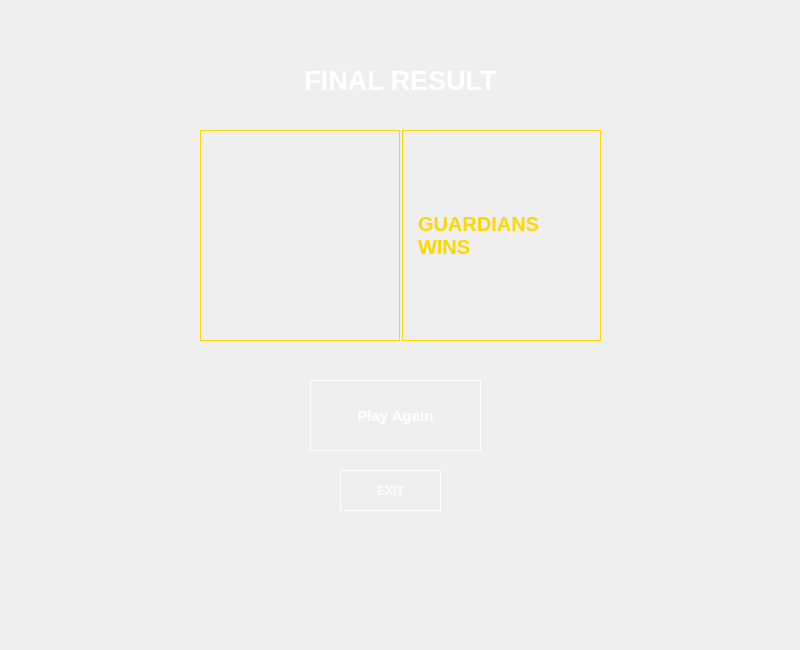
<?xml version="1.0" encoding="UTF-8"?>
<ui version="4.0">
 <class>ResultWindow</class>
 <widget class="QWidget" name="ResultWindow">
  <property name="geometry">
   <rect>
    <x>0</x>
    <y>0</y>
    <width>800</width>
    <height>650</height>
   </rect>
  </property>
  <property name="windowTitle">
   <string>Form</string>
  </property>
  <widget class="QPushButton" name="playAgainButton">
   <property name="geometry">
    <rect>
     <x>310</x>
     <y>380</y>
     <width>171</width>
     <height>71</height>
    </rect>
   </property>
   <property name="font">
    <font>
     <pointsize>11</pointsize>
     <bold>true</bold>
    </font>
   </property>
   <property name="cursor">
    <cursorShape>PointingHandCursor</cursorShape>
   </property>
   <property name="styleSheet">
    <string notr="true">QPushButton {
	color: white;
    text-transform: uppercase;
    padding: 15px 20px;
    background: qlineargradient(x1:0, y1:0, x2:0, y2:1,
    stop:0 rgba(4,1,46,1),
    stop:0.85 rgba(45,7,93,1),
    stop:1 rgba(80,5,80,1));
	border: 1px solid white;
}

QPushButton:hover {
	color: gold;
    text-transform: uppercase;
    background: qlineargradient(x1:0, y1:0, x2:0, y2:1,
    stop:0 rgba(4,1,46,1),
    stop:0.85 rgba(45,7,93,1),
    stop:1 rgba(80,5,80,1));
	border: 2px solid gold;
}</string>
   </property>
   <property name="text">
    <string>Play Again</string>
   </property>
  </widget>
  <widget class="QLabel" name="backgroundColor">
   <property name="geometry">
    <rect>
     <x>-20</x>
     <y>-20</y>
     <width>851</width>
     <height>681</height>
    </rect>
   </property>
   <property name="font">
    <font>
     <pointsize>10</pointsize>
     <bold>true</bold>
    </font>
   </property>
   <property name="styleSheet">
    <string notr="true"> background: qlineargradient(x1: 0, y1: 0, x2: 0, y2: 1,
                                stop: 0 rgba(6,2,68,1),
                                stop: 0.71 rgba(59,9,121,1),
                                stop: 1 rgba(124,66,21,1));</string>
   </property>
   <property name="text">
    <string/>
   </property>
  </widget>
  <widget class="QWidget" name="horizontalLayoutWidget">
   <property name="geometry">
    <rect>
     <x>200</x>
     <y>130</y>
     <width>401</width>
     <height>211</height>
    </rect>
   </property>
   <layout class="QHBoxLayout" name="horizontalLayout">
    <property name="spacing">
     <number>2</number>
    </property>
    <item>
     <widget class="QLabel" name="resultImage">
      <property name="font">
       <font>
        <pointsize>15</pointsize>
        <bold>true</bold>
       </font>
      </property>
      <property name="styleSheet">
       <string notr="true">	color: gold;
    text-transform: uppercase;
    padding: 5px 5px;
    background: qlineargradient(x1:0, y1:0, x2:0, y2:1,
    stop:0 rgba(4,1,46,1),
    stop:0.85 rgba(45,7,93,1),
    stop:1 rgba(80,5,80,1));
	border: 1px solid gold;</string>
      </property>
      <property name="text">
       <string/>
      </property>
      <property name="pixmap">
       <pixmap resource="Resources.qrc">:/images/images/guardian_result.png</pixmap>
      </property>
      <property name="scaledContents">
       <bool>true</bool>
      </property>
      <property name="alignment">
       <set>Qt::AlignCenter</set>
      </property>
     </widget>
    </item>
    <item>
     <widget class="QLabel" name="resultLabel">
      <property name="font">
       <font>
        <pointsize>15</pointsize>
        <bold>true</bold>
       </font>
      </property>
      <property name="styleSheet">
       <string notr="true">	color: gold;
    text-transform: uppercase;
    padding: 15px 10px;
    background: qlineargradient(x1:0, y1:0, x2:0, y2:1,
    stop:0 rgba(4,1,46,1),
    stop:0.85 rgba(45,7,93,1),
    stop:1 rgba(80,5,80,1));
	border: 1px solid gold;</string>
      </property>
      <property name="text">
       <string>GUARDIANS
WINS</string>
      </property>
      <property name="alignment">
       <set>Qt::AlignLeading|Qt::AlignLeft|Qt::AlignVCenter</set>
      </property>
     </widget>
    </item>
   </layout>
  </widget>
  <widget class="QPushButton" name="exitButton">
   <property name="geometry">
    <rect>
     <x>340</x>
     <y>470</y>
     <width>101</width>
     <height>41</height>
    </rect>
   </property>
   <property name="font">
    <font>
     <bold>true</bold>
    </font>
   </property>
   <property name="cursor">
    <cursorShape>PointingHandCursor</cursorShape>
   </property>
   <property name="styleSheet">
    <string notr="true">QPushButton {
	color: white;
    text-transform: uppercase;
    padding: 10px 10px;
    background: qlineargradient(x1:0, y1:0, x2:0, y2:1,
    stop:0 rgba(4,1,46,1),
    stop:0.85 rgba(45,7,93,1),
    stop:1 rgba(80,5,80,1));
	border: 1px solid white;
}

QPushButton:hover {
	color: gold;
    text-transform: uppercase;
    background: qlineargradient(x1:0, y1:0, x2:0, y2:1,
    stop:0 rgba(4,1,46,1),
    stop:0.85 rgba(45,7,93,1),
    stop:1 rgba(80,5,80,1));
	border: 2px solid gold;
}</string>
   </property>
   <property name="text">
    <string>EXIT</string>
   </property>
  </widget>
  <widget class="QLabel" name="resultTitle">
   <property name="geometry">
    <rect>
     <x>280</x>
     <y>60</y>
     <width>241</width>
     <height>41</height>
    </rect>
   </property>
   <property name="font">
    <font>
     <pointsize>20</pointsize>
     <bold>true</bold>
    </font>
   </property>
   <property name="styleSheet">
    <string notr="true">color: white;</string>
   </property>
   <property name="text">
    <string>FINAL RESULT</string>
   </property>
   <property name="alignment">
    <set>Qt::AlignCenter</set>
   </property>
  </widget>
  <widget class="QLabel" name="up_img">
   <property name="geometry">
    <rect>
     <x>-20</x>
     <y>-50</y>
     <width>861</width>
     <height>651</height>
    </rect>
   </property>
   <property name="text">
    <string/>
   </property>
   <property name="pixmap">
    <pixmap resource="Resources.qrc">:/images/images/up_bg.PNG</pixmap>
   </property>
   <property name="scaledContents">
    <bool>true</bool>
   </property>
  </widget>
  <widget class="QLabel" name="decor_img">
   <property name="geometry">
    <rect>
     <x>550</x>
     <y>40</y>
     <width>211</width>
     <height>221</height>
    </rect>
   </property>
   <property name="text">
    <string/>
   </property>
   <property name="pixmap">
    <pixmap resource="Resources.qrc">:/images/images/walkman.png</pixmap>
   </property>
   <property name="scaledContents">
    <bool>true</bool>
   </property>
  </widget>
  <zorder>backgroundColor</zorder>
  <zorder>up_img</zorder>
  <zorder>playAgainButton</zorder>
  <zorder>horizontalLayoutWidget</zorder>
  <zorder>exitButton</zorder>
  <zorder>resultTitle</zorder>
  <zorder>decor_img</zorder>
 </widget>
 <resources>
  <include location="Resources.qrc"/>
 </resources>
 <connections/>
</ui>
